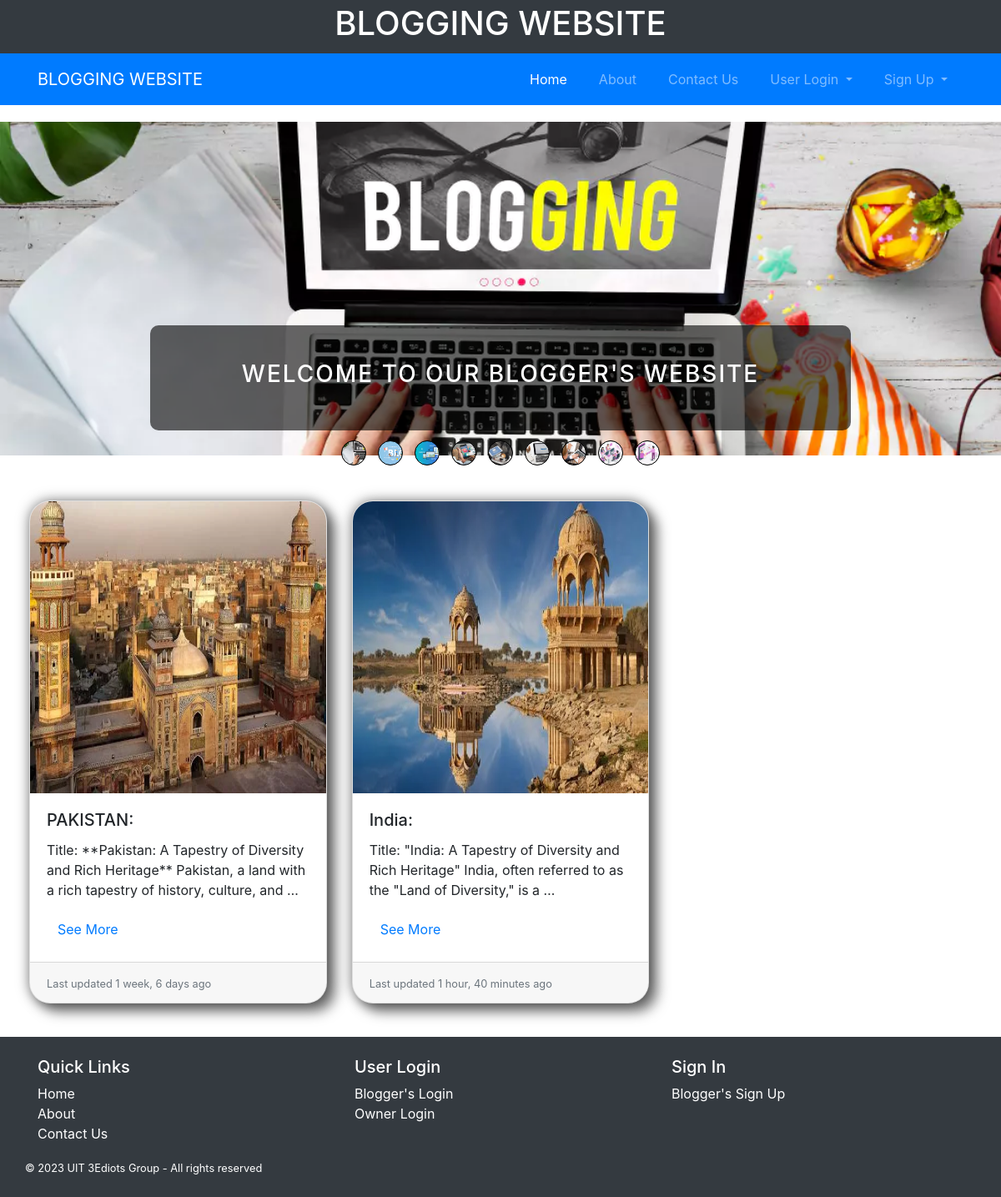
The page / on the database its author committed.
### shared_app/models.py (models this page shows)
class Blog(models.Model):
    title = models.CharField(max_length=255)
    description = models.TextField()
    image = models.ImageField(upload_to='blog_images/', null=True, blank=True)
    created_at = models.DateTimeField(auto_now_add=True)
    blogger_id = models.ForeignKey(blog_maker, on_delete=models.CASCADE)

### shared_app/views.py (the view)
# urls.py: path('', share.home_page, name='home'),
def home_page(request):
    top_liked_blogs = Like_blog.objects.values('blog').annotate(like_count=Count('blog')).order_by('-like_count')[:9]
    top_blogs = Blog.objects.filter(id__in=[blog['blog'] for blog in top_liked_blogs])
    remaining_blogs = Blog.objects.exclude(id__in=top_blogs.values_list('id', flat=True)).order_by('-created_at')[:9]
    all_blogs = list(top_blogs) + list(remaining_blogs)
    return render(request, 'index.html', {'top_blogs': all_blogs})

### templates/index.html (shortened to what this page needs)
<!DOCTYPE html>
<html>
<head>
    <link rel="stylesheet" href="https://maxcdn.bootstrapcdn.com/bootstrap/4.5.2/css/bootstrap.min.css">
</head>
<body>
<div class='container-fluid'>
    <header class="bg-dark text-white py-1">
        <div class="container text-center">
            <h1>BLOGGING WEBSITE</h1>
        </div>
    </header>
</div>
<div class='container-fluid'>
    <nav class="navbar navbar-expand-lg navbar-dark bg-primary">
        <div class="container">
            <a class="navbar-brand" href="#">BLOGGING WEBSITE</a>
            <div class="collapse navbar-collapse" id="navbarNav">
                <ul class="navbar-nav ml-auto">
                    <li class="nav-item active">
                        <a class="nav-link" href="{% url 'home' %}">Home</a>
                    </li>
                    <li class="nav-item">
                        <a class="nav-link" href="{% url 'about_us' %}">About</a>
                    </li>
                    <li class="nav-item">
                        <a class="nav-link" href="{% url 'contact_us' %}">Contact Us</a>
                    </li>
                    <li class="nav-item dropdown">
                        <a class="nav-link dropdown-toggle" href="#" id="userDropdown" role="button" data-toggle="dropdown" aria-haspopup="true" aria-expanded="false">
                            User Login
                        </a>
                    </li>
                    <li class="nav-item dropdown">
                        <a class="nav-link dropdown-toggle" href="#" id="signInDropdown" role="button" data-toggle="dropdown" aria-haspopup="true" aria-expanded="false">
                            Sign Up
                        </a>
                    </li>
                </ul>
            </div>
        </div>
    </nav>
</div>
<div class='container-fluid'>
    <div id="imageCarousel" class="carousel slide" data-ride="carousel" data-interval="5000" style="height: 400px; width: 100%; overflow: hidden; margin-top: 20px;">
        <div class="carousel-inner">
            <div class="carousel-item active">
                <div class="d-flex flex-column justify-content-center align-items-center">
                    <img src="media/home_images/main.webp" alt="Image 1" id="main_img" style="width: 100%; height: 500px;">
                    <div class="carousel-caption">
                        <div class='container-fluid'>
                            <div class="text-box">
                                <div class="online_para">
                                    <h3>WELCOME TO OUR BLOGGER'S WEBSITE</h3>
                                </div>
                            </div>
                        </div>
                    </div>
                </div>
            </div>
        </div>
    </div>
    <ol class="carousel-indicators">
        <li data-target="#imageCarousel" data-slide-to="0" class="active">
            <div class="indicator-image" style="background-image: url('media/home_images/main.webp');"></div>
        </li>
        <li data-target="#imageCarousel" data-slide-to="1" class="active">
            <div class="indicator-image" style="background-image: url('media/home_images/main2.webp');"></div>
        </li>
        <li data-target="#imageCarousel" data-slide-to="2" class="active">
            <div class="indicator-image" style="background-image: url('media/home_images/main3.webp');"></div>
        </li>
        <li data-target="#imageCarousel" data-slide-to="3" class="active">
            <div class="indicator-image" style="background-image: url('media/home_images/report.webp');"></div>
        </li>
        <li data-target="#imageCarousel" data-slide-to="4" class="active">
            <div class="indicator-image" style="background-image: url('media/home_images/main4.webp');"></div>
        </li>
        <li data-target="#imageCarousel" data-slide-to="5" class="active">
            <div class="indicator-image" style="background-image: url('media/home_images/main6.webp');"></div>
        </li>
        <li data-target="#imageCarousel" data-slide-to="6" class="active">
            <div class="indicator-image" style="background-image: url('media/home_images/main5.webp');"></div>
        </li>
        <li data-target="#imageCarousel" data-slide-to="7" class="active">
            <div class="indicator-image" style="background-image: url('media/home_images/about.webp');"></div>
        </li>
        <li data-target="#imageCarousel" data-slide-to="8" class="active">
            <div class="indicator-image" style="background-image: url('media/home_images/contact.webp');"></div>
        </li>
    </ol>
</div>
<div class="row row-cols-1 row-cols-md-3 g-4" id="show_blg">
    {% for blog in top_blogs %}
    <div class="col" style="padding-bottom: 20px;">
        <div class="card h-100" id="crd_pg">
            <img src="{{ blog.image.url }}" class="card-img-top" alt="{{ blog.title }}" style="height: 350px; overflow: hidden;">
            <div class="card-body">
                <h5 class="card-title">{{ blog.title }}:</h5>
                <p class="card-text">{{ blog.description|truncatewords:20 }}</p>
                    <a href="{% url 'user_login' %}" class="btn btn-link">See More</a>
            </div>
            <div class="card-footer">
                <small class="text-muted">Last updated {{ blog.created_at|timesince }} ago</small>
            </div>
        </div>
    </div>
    {% endfor %}
</div>
<div class="container-fluid" >
    <footer class="bg-dark text-white py-4">
        <div class="container">
            <div class="row">
                <div class="col-lg-4">
                    <h5>Quick Links</h5>
                    <ul class="list-unstyled">
                        <li><a href="{% url 'home' %}" class="text-white">Home</a></li>
                        <li><a href="{% url 'about_us' %}" class="text-white">About</a></li>
                        <li><a href="{% url 'contact_us' %}" class="text-white">Contact Us</a></li>
                    </ul>
                </div>
                <div class="col-lg-4">
                    <h5>User Login</h5>
                    <ul class="list-unstyled">
                        <li><a href="{% url 'user_login' %}" class="text-white">Blogger's Login</a></li>
                        <li><a href="{% url 'owner_login' %}" class="text-white">Owner Login</a></li>
                    </ul>
                </div>
                <div class="col-lg-4">
                    <h5>Sign In</h5>
                    <ul class="list-unstyled">
                        <li><a href="{% url 'register' %}" class="text-white">Blogger's Sign Up</a></li>
                    </ul>
                </div>
                <div class="row">
                    <div class="col-md-12 text-center">
                        <small>&copy; 2023 UIT 3Ediots Group - All rights reserved</small>
                    </div>
                </div>
            </div>
        </div>
    </footer>
</div>
</body>
</html>

### templates/index.html (style rules this page uses)
.navbar-nav .nav-link { position: relative; padding: 10px 20px; margin: 0 10px; border: 1px solid transparent; border-radius: 5px; transition: background-color 0.3s ease; }
.carousel-indicators { position: relative; top: 100%; right: 0; text-align: center; background: transparent; z-index: 1; }
.carousel-indicators li { width: 50px; height: 50px; top: 100%; border-radius: 50%; margin: 0 5px; background-color: transparent; border: 2px solid transparent; cursor: pointer; position: relative; z-index: 2; }
.carousel-indicators .indicator-image { position: relative; top: 100%; left: 0; right: 0; bottom: 0; width: 100%; height: 100%; background-color: black; border: 0.5px solid black; background-size: cover; background-repeat: no-repeat; border-radius: 50%; transition: width 0.3s ease, height 0.3s ease; }
.carousel-indicators { bottom: 50px; }
.carousel-indicators li { width: 30px; height: 30px; margin: 0 5px; }
.text-box { background-color: rgba(0, 0, 0, 0.6); padding: 5%; border-radius: 10px; text-align: center; position: relative; top: -90px; width: 100%; margin: 0 auto; }
.text-white { color: #fff; }
.online_para { font-size: 12px; line-height: 1.2; text-transform: uppercase; letter-spacing: 2px; }
.carousel-item img { width: 100%; max-height: 100%; object-fit: cover; }
.container-fluid { padding: 0; margin: 0; }
#show_blg { margin: 20px; }
#crd_pg { border-radius: 25px; overflow: hidden; box-shadow: 0 0 15px rgba(0, 0, 0, 0.5), 10px 10px 15px rgba(0, 0, 0, 0.5); }
#main_img { width: 100%; height: auto; object-fit: cover; }

### rows shown on the page
Blog: image (picture), title "PAKISTAN", description "Title: **Pakistan: A Tapestry of Diversity and Rich Heritage** Pakistan, a land with a rich tapestry of history, culture, and …", created_at "1 week, 6 days"
Blog: image (picture), title "India", description "Title: \"India: A Tapestry of Diversity and Rich Heritage\" India, often referred to as the \"Land of Diversity,\" is a …", created_at "1 hour, 40 minutes"
